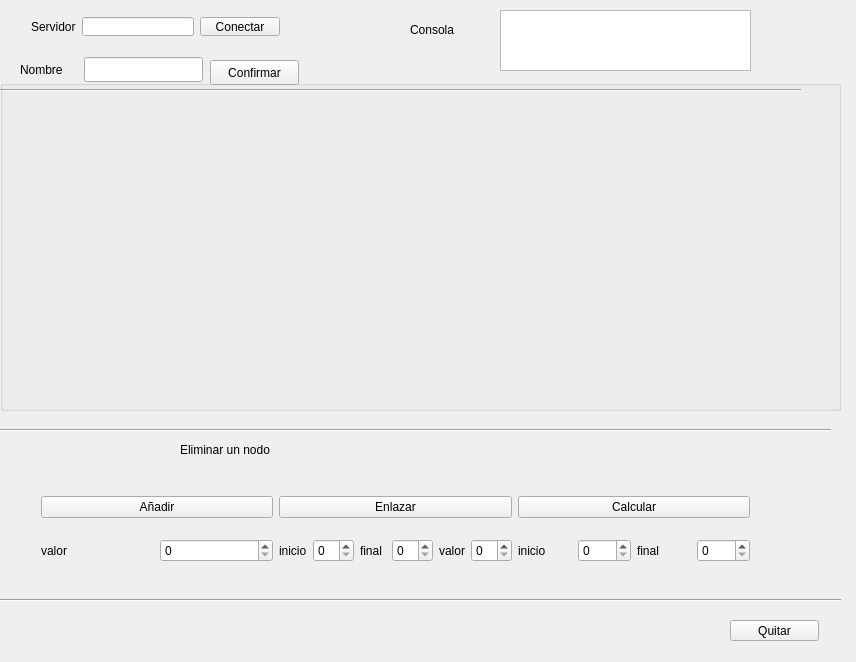
<?xml version="1.0" encoding="UTF-8"?>
<ui version="4.0">
 <class>Widget</class>
 <widget class="QWidget" name="Widget">
  <property name="geometry">
   <rect>
    <x>0</x>
    <y>0</y>
    <width>856</width>
    <height>662</height>
   </rect>
  </property>
  <property name="windowTitle">
   <string>Widget</string>
  </property>
  <widget class="QPushButton" name="quitar">
   <property name="geometry">
    <rect>
     <x>730</x>
     <y>620</y>
     <width>89</width>
     <height>21</height>
    </rect>
   </property>
   <property name="text">
    <string>Quitar</string>
   </property>
  </widget>
  <widget class="QListWidget" name="CONSOLE">
   <property name="geometry">
    <rect>
     <x>500</x>
     <y>10</y>
     <width>251</width>
     <height>61</height>
    </rect>
   </property>
  </widget>
  <widget class="QWidget" name="layoutWidget">
   <property name="geometry">
    <rect>
     <x>20</x>
     <y>6</y>
     <width>271</width>
     <height>41</height>
    </rect>
   </property>
   <layout class="QHBoxLayout" name="horizontalLayout">
    <item>
     <widget class="QLabel" name="label">
      <property name="text">
       <string>Servidor</string>
      </property>
     </widget>
    </item>
    <item>
     <widget class="QLineEdit" name="servidor"/>
    </item>
    <item>
     <widget class="QPushButton" name="conectar">
      <property name="text">
       <string>Conectar</string>
      </property>
     </widget>
    </item>
   </layout>
  </widget>
  <widget class="Line" name="line_2">
   <property name="geometry">
    <rect>
     <x>-10</x>
     <y>420</y>
     <width>841</width>
     <height>20</height>
    </rect>
   </property>
   <property name="orientation">
    <enum>Qt::Horizontal</enum>
   </property>
  </widget>
  <widget class="QLabel" name="label_11">
   <property name="geometry">
    <rect>
     <x>410</x>
     <y>20</y>
     <width>211</width>
     <height>20</height>
    </rect>
   </property>
   <property name="text">
    <string>Consola</string>
   </property>
  </widget>
  <widget class="Line" name="line_3">
   <property name="geometry">
    <rect>
     <x>-10</x>
     <y>80</y>
     <width>811</width>
     <height>21</height>
    </rect>
   </property>
   <property name="orientation">
    <enum>Qt::Horizontal</enum>
   </property>
  </widget>
  <widget class="Line" name="line_4">
   <property name="geometry">
    <rect>
     <x>0</x>
     <y>590</y>
     <width>841</width>
     <height>20</height>
    </rect>
   </property>
   <property name="orientation">
    <enum>Qt::Horizontal</enum>
   </property>
  </widget>
  <widget class="QWidget" name="layoutWidget">
   <property name="geometry">
    <rect>
     <x>30</x>
     <y>470</y>
     <width>731</width>
     <height>120</height>
    </rect>
   </property>
   <layout class="QHBoxLayout" name="horizontalLayout_2">
    <item>
     <layout class="QVBoxLayout" name="verticalLayout_3">
      <item>
       <widget class="QPushButton" name="anadir">
        <property name="text">
         <string>Añadir</string>
        </property>
       </widget>
      </item>
      <item>
       <layout class="QHBoxLayout" name="horizontalLayout_4">
        <item>
         <widget class="QLabel" name="label_5">
          <property name="text">
           <string>valor</string>
          </property>
         </widget>
        </item>
        <item>
         <widget class="QSpinBox" name="newnodo"/>
        </item>
       </layout>
      </item>
     </layout>
    </item>
    <item>
     <layout class="QVBoxLayout" name="verticalLayout_5">
      <item>
       <widget class="QPushButton" name="Enlazar">
        <property name="text">
         <string>Enlazar</string>
        </property>
       </widget>
      </item>
      <item>
       <layout class="QVBoxLayout" name="verticalLayout_6">
        <item>
         <layout class="QHBoxLayout" name="horizontalLayout_6">
          <item>
           <widget class="QLabel" name="label_9">
            <property name="text">
             <string>inicio</string>
            </property>
           </widget>
          </item>
          <item>
           <widget class="QSpinBox" name="inicioe"/>
          </item>
          <item>
           <widget class="QLabel" name="label_8">
            <property name="text">
             <string>final</string>
            </property>
           </widget>
          </item>
          <item>
           <widget class="QSpinBox" name="finale"/>
          </item>
          <item>
           <widget class="QLabel" name="label_20">
            <property name="text">
             <string>valor</string>
            </property>
           </widget>
          </item>
          <item>
           <widget class="QSpinBox" name="value"/>
          </item>
         </layout>
        </item>
       </layout>
      </item>
     </layout>
    </item>
    <item>
     <layout class="QVBoxLayout" name="verticalLayout_2">
      <item>
       <widget class="QPushButton" name="calcular">
        <property name="text">
         <string>Calcular</string>
        </property>
       </widget>
      </item>
      <item>
       <layout class="QVBoxLayout" name="verticalLayout">
        <item>
         <layout class="QHBoxLayout" name="horizontalLayout_3">
          <item>
           <widget class="QLabel" name="label_3">
            <property name="text">
             <string>inicio</string>
            </property>
           </widget>
          </item>
          <item>
           <widget class="QSpinBox" name="inicioC"/>
          </item>
          <item>
           <widget class="QLabel" name="label_4">
            <property name="text">
             <string>final</string>
            </property>
           </widget>
          </item>
          <item>
           <widget class="QSpinBox" name="finalC"/>
          </item>
         </layout>
        </item>
       </layout>
      </item>
     </layout>
    </item>
   </layout>
  </widget>
  <widget class="QWidget" name="layoutWidget">
   <property name="geometry">
    <rect>
     <x>30</x>
     <y>440</y>
     <width>151</width>
     <height>22</height>
    </rect>
   </property>
   <layout class="QHBoxLayout" name="horizontalLayout_7">
    <item>
     <widget class="QLabel" name="label_12">
      <property name="text">
       <string>Añadir un nodo</string>
      </property>
     </widget>
    </item>
    <item>
     <spacer name="horizontalSpacer">
      <property name="orientation">
       <enum>Qt::Horizontal</enum>
      </property>
      <property name="sizeHint" stdset="0">
       <size>
        <width>40</width>
        <height>20</height>
       </size>
      </property>
     </spacer>
    </item>
   </layout>
  </widget>
  <widget class="QWidget" name="layoutWidget">
   <property name="geometry">
    <rect>
     <x>390</x>
     <y>440</y>
     <width>381</width>
     <height>19</height>
    </rect>
   </property>
   <layout class="QHBoxLayout" name="horizontalLayout_8">
    <item>
     <widget class="QLabel" name="label_10">
      <property name="text">
       <string>Conectar dos nodos</string>
      </property>
     </widget>
    </item>
    <item>
     <widget class="QLabel" name="label_7">
      <property name="text">
       <string>Cálculo más cercano</string>
      </property>
     </widget>
    </item>
   </layout>
  </widget>
  <widget class="QLabel" name="label_13">
   <property name="geometry">
    <rect>
     <x>180</x>
     <y>440</y>
     <width>115</width>
     <height>20</height>
    </rect>
   </property>
   <property name="text">
    <string>Eliminar un nodo</string>
   </property>
  </widget>
  <widget class="QGroupBox" name="canva">
   <property name="geometry">
    <rect>
     <x>0</x>
     <y>80</y>
     <width>841</width>
     <height>331</height>
    </rect>
   </property>
   <property name="title">
    <string/>
   </property>
  </widget>
  <widget class="QLineEdit" name="nombre">
   <property name="geometry">
    <rect>
     <x>84</x>
     <y>57</y>
     <width>119</width>
     <height>25</height>
    </rect>
   </property>
   <property name="text">
    <string/>
   </property>
  </widget>
  <widget class="QLabel" name="label_2">
   <property name="geometry">
    <rect>
     <x>20</x>
     <y>50</y>
     <width>58</width>
     <height>39</height>
    </rect>
   </property>
   <property name="text">
    <string>Nombre</string>
   </property>
  </widget>
  <widget class="QPushButton" name="pushButton">
   <property name="geometry">
    <rect>
     <x>210</x>
     <y>60</y>
     <width>89</width>
     <height>25</height>
    </rect>
   </property>
   <property name="text">
    <string>Confirmar</string>
   </property>
  </widget>
  <zorder>layoutWidget</zorder>
  <zorder>layoutWidget</zorder>
  <zorder>layoutWidget</zorder>
  <zorder>quitar</zorder>
  <zorder>CONSOLE</zorder>
  <zorder>layoutWidget</zorder>
  <zorder>line_2</zorder>
  <zorder>label_11</zorder>
  <zorder>line_3</zorder>
  <zorder>line_4</zorder>
  <zorder>label_13</zorder>
  <zorder>canva</zorder>
  <zorder>nombre</zorder>
  <zorder>label_2</zorder>
  <zorder>pushButton</zorder>
 </widget>
 <layoutdefault spacing="6" margin="11"/>
 <resources/>
 <connections/>
</ui>
